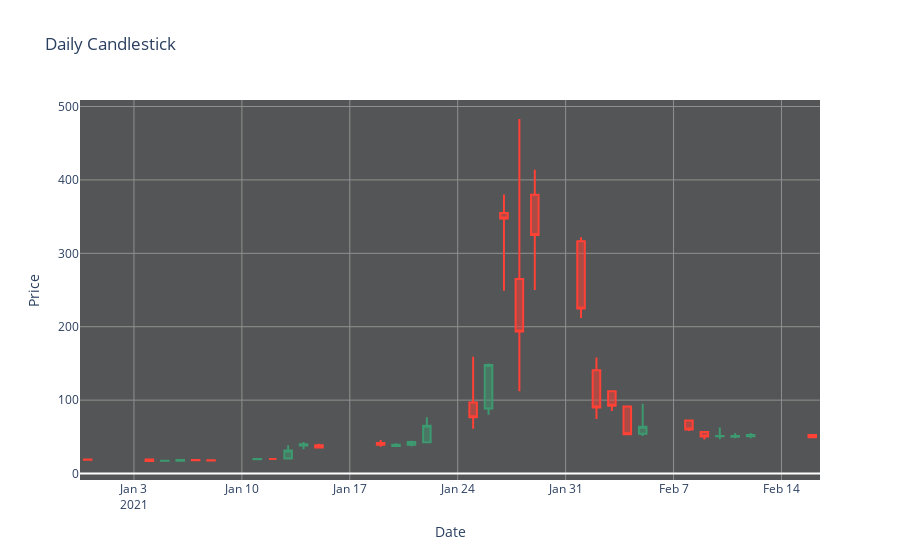

Notebook code cell kept with this figure:
### Code cell
### Daily candlestick graph ### 
fig = go.Figure(data=[go.Candlestick(x=gme_daily['date'],
                open=gme_daily['1. open'],
                high=gme_daily['2. high'],
                low=gme_daily['3. low'],
                close=gme_daily['4. close'])])

fig.update_layout(
    title_text="Daily Candlestick")

fig.update_yaxes(title_text="Price")
fig.update_xaxes(title_text="Date")
fig.layout.plot_bgcolor='rgb(84, 85, 87)'
fig.update_layout(xaxis_rangeslider_visible=False)
fig.layout.yaxis.gridcolor='rgb(144, 145, 142)'
fig.layout.xaxis.gridcolor='rgb(144, 145, 142)'
fig.show()
fig.write_html('Daily Candlestick.html')
fig.write_image("Daily Candlestick.png")

### Figure 1 — Plotly figure (JSON) as saved in the notebook; plotly's stock layout.template omitted (floating-point values rounded to 4 significant figures)
{"data": [{"close": [18.84, 17.25, 17.37, 18.36, 18.08, 17.69, 19.94, 19.95, 31.4, 39.91, 35.5, 39.36, 39.12, 43.03, 65.01, 76.79, 148.0, 347.5, 193.6, 325, 225, 90, 92.41, 53.5, 63.77, 60, 50.31, 51.2, 51.1, 52.4, 49.51], "high": [19.8, 19.1, 18.08, 18.98, 19.45, 18.3, 20.65, 20.4, 38.65, 43.06, 40.75, 45.52, 41.19, 44.75, 76.76, 159.2, 150, 380, 483, 414.0, 322, 158, 113.4, 91.5, 95, 72.66, 57, 62.83, 55.32, 55.24, 53.5], "low": [18.8, 17.15, 17.23, 17.33, 18.02, 17.08, 19.01, 19.32, 20.03, 33.05, 34.01, 36.64, 36.06, 37, 42.32, 61.13, 80.2, 249, 112.2, 250, 212, 74.22, 85.25, 53.33, 51.09, 58.02, 46.52, 46.55, 48.22, 48.05, 49.04], "open": [19.25, 19, 17.35, 17.34, 18.47, 18.18, 19.41, 19.96, 20.42, 38.09, 38.49, 41.55, 37.37, 39.23, 42.59, 96.73, 88.56, 354.8, 265, 379.7, 316.6, 140.8, 112.0, 91.19, 54.04, 72.41, 56.61, 50.77, 50.01, 50.75, 52.66], "type": "candlestick", "x": ["2020-12-31T00:00:00", "2021-01-04T00:00:00", "2021-01-05T00:00:00", "2021-01-06T00:00:00", "2021-01-07T00:00:00", "2021-01-08T00:00:00", "2021-01-11T00:00:00", "2021-01-12T00:00:00", "2021-01-13T00:00:00", "2021-01-14T00:00:00", "2021-01-15T00:00:00", "2021-01-19T00:00:00", "2021-01-20T00:00:00", "2021-01-21T00:00:00", "2021-01-22T00:00:00", "2021-01-25T00:00:00", "2021-01-26T00:00:00", "2021-01-27T00:00:00", "2021-01-28T00:00:00", "2021-01-29T00:00:00", "2021-02-01T00:00:00", "2021-02-02T00:00:00", "2021-02-03T00:00:00", "2021-02-04T00:00:00", "2021-02-05T00:00:00", "2021-02-08T00:00:00", "2021-02-09T00:00:00", "2021-02-10T00:00:00", "2021-02-11T00:00:00", "2021-02-12T00:00:00", "2021-02-16T00:00:00"]}], "layout": {"plot_bgcolor": "rgb(84, 85, 87)", "title": {"text": "Daily Candlestick"}, "xaxis": {"gridcolor": "rgb(144, 145, 142)", "rangeslider": {"visible": false}, "title": {"text": "Date"}}, "yaxis": {"gridcolor": "rgb(144, 145, 142)", "title": {"text": "Price"}}}}
